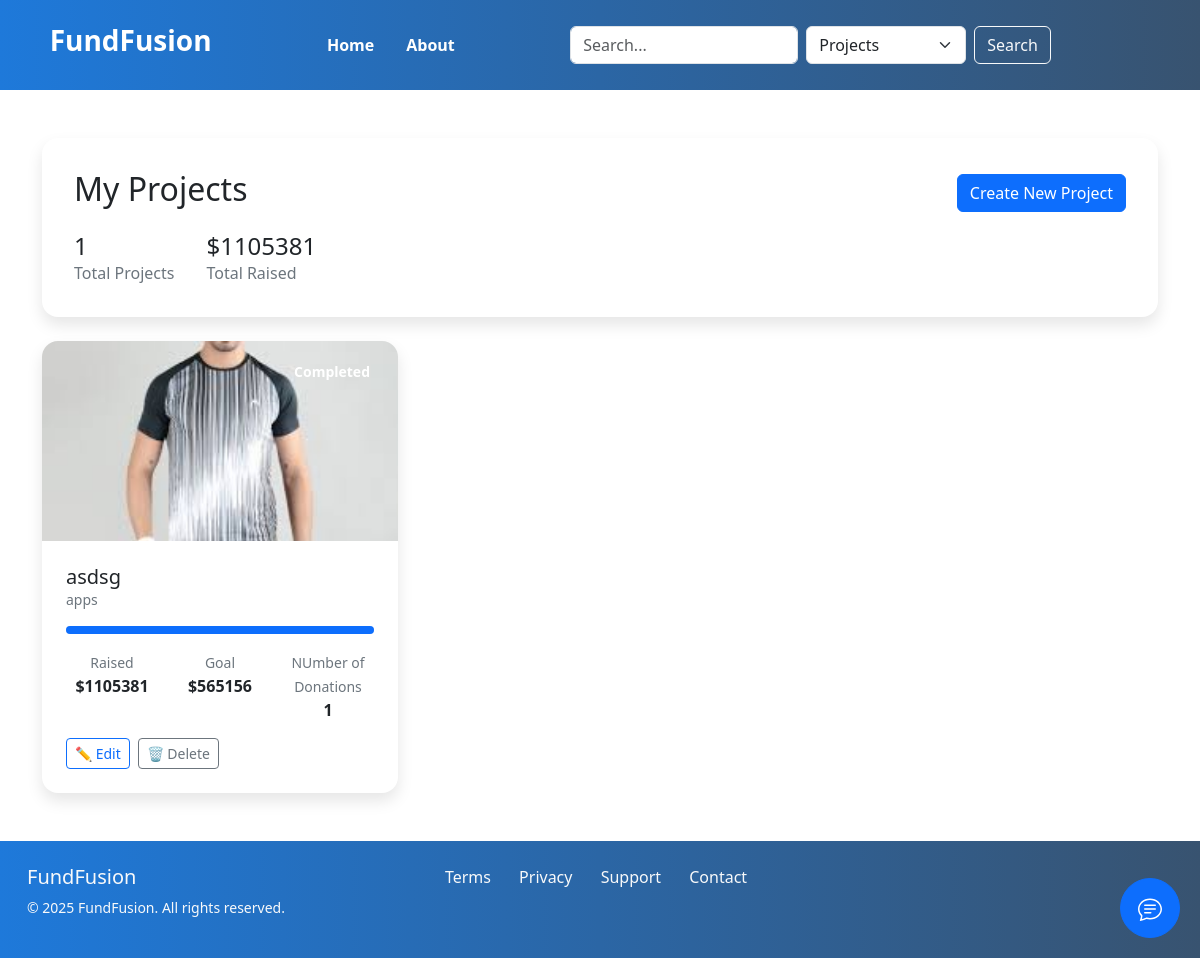
The app's page /my-projects/ (signed in), older data.
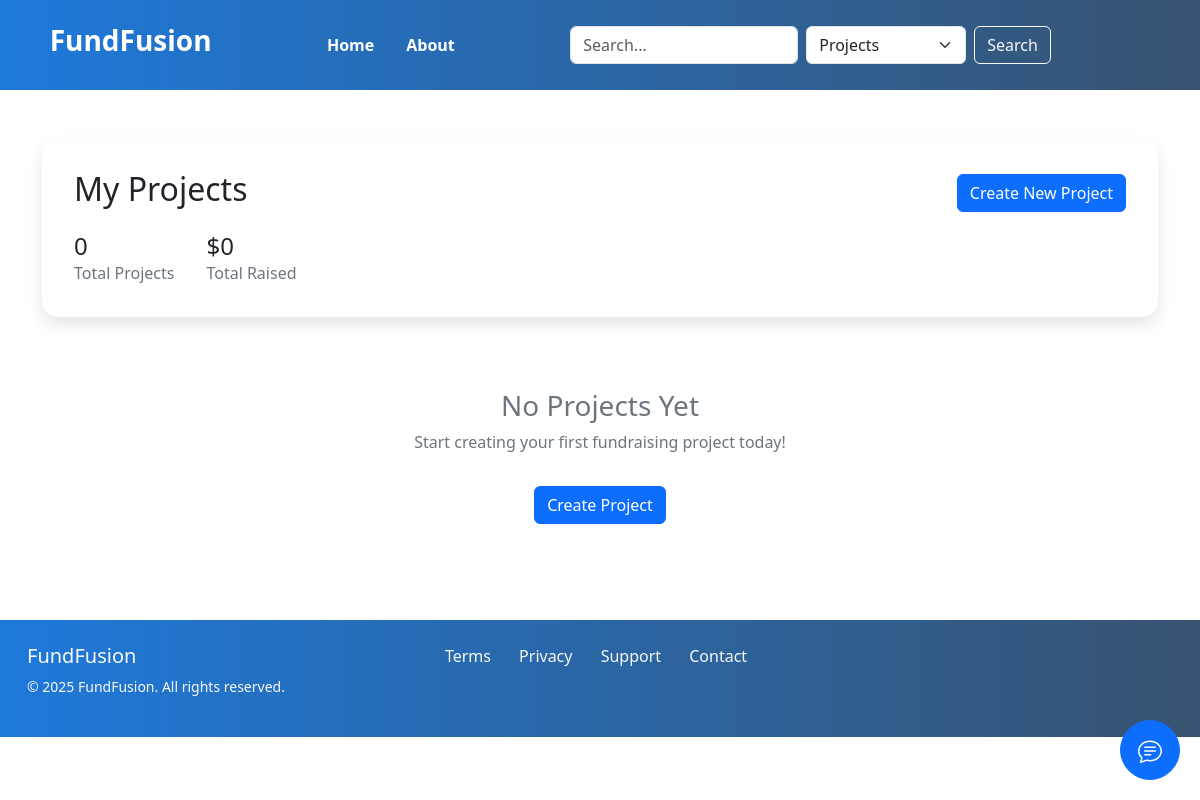
The same page, newer data.
### dashboard/models.py (models this page shows, shortened)
class Project(models.Model):
    creator = models.ForeignKey(User, on_delete=models.CASCADE)
    title = models.CharField(max_length=100)
    details = models.TextField()
    category = models.ForeignKey(Category, on_delete=models.CASCADE)
    tags = models.ManyToManyField(Tag)
    target = models.DecimalField(max_digits=10, decimal_places=2, null=True, blank=True,
                                help_text="Target amount to raise")
    current_amount = models.DecimalField(max_digits=10, decimal_places=2, default=0)
    start_time = models.DateTimeField(auto_now_add=True)
    end_time = models.DateTimeField(null=True, blank=True)
    is_featured = models.BooleanField(default=False)

class ProjectPictures(models.Model):
    project = models.ForeignKey(Project, on_delete=models.CASCADE)
    image = models.ImageField(upload_to='projects/images')

class Category(models.Model):
    name = models.CharField(max_length=100)
    description = models.TextField()
    slug = models.SlugField(blank=True)  # ⚠️ no unique=True for now!
    class Meta:
        verbose_name_plural = "Categories"

### main/views.py (the view)
# urls.py: path('projects/', UserProjects.as_view(), name='project_list'), #I need to change this to my-projects url
class UserProjects(LoginRequiredMixin,View):
    def get(self, request):
        user = request.user
        projects = Project.objects.filter(
            creator=user
        ).select_related(
            'category'
        ).prefetch_related(
            'projectpictures_set',
            'donations'
        ).annotate(
            donation_count=Count('donations'),
            total_raised=Sum('donations__amount'),
            average_rating=Avg('ratings__value')
        ).order_by('-start_time')
        context = {
            'projects': projects,
            'total_projects': projects.count(),
            'total_raised': projects.aggregate(
                total=Sum('current_amount')
            )['total'] or 0,
        }
        return render(request, 'main/user_projects.html', context)

### main/templates/main/user_projects.html (shortened to what this page needs)
{% extends 'parent.html' %}
{% load static %}
{% block style %}
<link href="https://cdn.jsdelivr.net/npm/bootstrap@5.3.0/dist/css/bootstrap.min.css" rel="stylesheet">
<link rel="stylesheet" href="{% static 'main/css/user_projects.css' %}">
{% endblock %}
{% block content %}
<div class="container py-5">
    <div class="projects-header mb-4">
        <div class="d-flex justify-content-between align-items-center">
            <h2>My Projects</h2>
            <a href="{% url 'project_add' %}" class="btn btn-primary">
                 Create New Project
            </a>
        </div>
        <div class="stats mt-3">
            <div class="stat-item">
                <h4>{{ total_projects }}</h4>
                <p>Total Projects</p>
            </div>
            <div class="stat-item">
                <h4>${{ total_raised|floatformat:0 }}</h4>
                <p>Total Raised</p>
            </div>
        </div>
    </div>
    <div class="row g-4">
        {% if projects %}
            {% for project in projects %}
            <div class="col-md-6 col-lg-4">
                <div class="project-card">
                    <div class="project-image">
                        {% if project.projectpictures_set.all %}
                            <img src="{{ project.projectpictures_set.first.image.url }}" alt="{{ project.title }}">
                        {% else %}
                            <img src="{% static 'images/default-project.jpg' %}" alt="{{ project.title }}">
                        {% endif %}
                        <div class="project-status
                            {% if project.end_time < now %}expired
                            {% elif project.current_amount >= project.target %}completed
                            {% else %}active{% endif %}">
                            {% if project.end_time < now %}Expired
                            {% elif project.current_amount >= project.target %}Completed
                            {% else %}Active{% endif %}
                        </div>
                    </div>
                    <div class="project-content">
                        <h5>{{ project.title }}</h5>
                        <p class="category">{{ project.category.name }}</p>
                        <div class="progress mb-3">
                            <div class="progress-bar" role="progressbar"
                                style="width: {% widthratio project.current_amount project.target 100 %}%">
                            </div>
                        </div>
                        <div class="project-stats">
                            <div>
                                <small>Raised</small>
                                <p>${{ project.current_amount|floatformat:0 }}</p>
                            </div>
                            <div>
                                <small>Goal</small>
                                <p>${{ project.target|floatformat:0 }}</p>
                            </div>
                            <div>
                                <small>NUmber of Donations</small>
                                <p>{{ project.donation_count }}</p>
                            </div>
                        </div>
                        <div class="project-actions mt-3">
                                <a href="{% url 'project_edit' project.id %}" class="btn btn-outline-primary btn-sm">✏️ Edit</a>
                                <a href="{% url 'project_delete' project.id %}" class="btn btn-outline-secondary btn-sm">🗑️ Delete</a>
                        </div>
                    </div>
                </div>
            </div>
            {% endfor %}
        {% else %}
            <div class="col-12">
                <div class="empty-state text-center py-5">
                    <h3>No Projects Yet</h3>
                    <p>Start creating your first fundraising project today!</p>
                    <a href="{% url 'project_add' %}" class="btn btn-primary mt-3">Create Project</a>
                </div>
            </div>
        {% endif %}
    </div>
</div>
{% endblock %}

Row changes from the older to the newer data that the page shows:
removed Project: projectpictures_set.first.image (picture), shows "Completed", title "asdsg", category.name "apps", current_amount "1105381", target "565156", donation_count "1"
Text that changed along with them:
{{ total_projects }}: "1" → "0"
{{ total_raised|floatformat:0 }}: "1105381" → "0"
text now shown: "No Projects Yet Start creating your first fundraising project today! Create Project"
